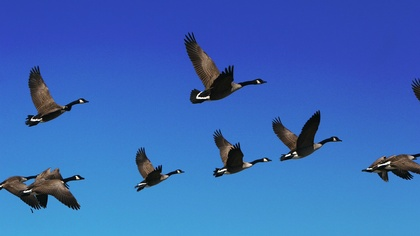
%> input picture Image Analysis/ptaki.jpg, 420 x 236 px, shrunk from 1279 x 719 before the run
$ octave script5.m   (GNU Octave 9; MATLAB toolbox functions it lacks are replaced by stand-ins)
%> lines starting %> are read from the running program, lines starting %| are printed output that depends on the picture; in (x1, y1, x2, y2) boxes, pixels count from 0 and x2, y2 are one past the last pixel; in counts of white or black regions, pixels touching at a corner belong together; the program's own positions count from 1
### Image Analysis/wspolczynniki/AO5RCircularityL.m
function Rc2 = AO5RCircularityL( im )
Rc2 = sum(sum(bwmorph(im,'remove'))) / pi;
end

### Image Analysis/wspolczynniki/AO5RCircularityS.m
function Rc1 = AO5RCircularityS( im )
Rc1 = 2*sqrt(sum(sum(im))/pi);
end

### Image Analysis/wspolczynniki/AO5RShape.m
function Rs = AO5RShape(im)
L = sum(sum(bwmorph(im,'remove')));
S = sum(sum(im));
Rs = L^2 / (4*pi*S);
end

### Image Analysis/wspolczynniki/AO5RMalinowska.m
function Rm = AO5RMalinowska(im)
L = sum(sum(bwmorph(im,'remove')));
S = sum(sum(im));
Rm = L / sqrt(4*pi*S)-1;
end

### Image Analysis/wspolczynniki/AO5RBlairBliss.m
function Rb = AO5RBlairBliss(im)
[h, w] = size(im);
S = sum(sum(im));
[x,y] = meshgrid(1:w, 1:h);
ms = [sum(sum(im.*y)), sum(sum(im.*x))];
ms = ms./S;
[x, y] = find(im>0);
Rb = S/ sqrt(2*pi* sum(((x-ms(1)).^2 + (y-ms(2)).^2).^.5));
end

### Image Analysis/wspolczynniki/AO5RDanielsson.m
function Rd = AO5RDanielsson(im)
S = sum(sum(im));
im = 1-im;
im = double(bwdist(im));
Rd = S^3 / sum(sum(im))^2;
end

### Image Analysis/wspolczynniki/AO5RFeret.m
function Rf = AO5RFeret(im)
[x, y] =find(im>0);
Lh = max(x) - min(x);
Lv = max(y) - min(y);
Rf = Lh/Lv;
end

### Image Analysis/wspolczynniki/AO5RHaralick.m
function Rh = AO5RHaralick(im)
[h, w] = size(im);
S = sum(sum(im));
[x,y] = meshgrid(1:w, 1:h);
ms = [sum(sum(im.*y)), sum(sum(im.*x))];
ms = ms./S;
im = bwmorph(im,'remove');
n = sum(sum(im));
[x, y] = find(im>0);
Rh = sum(((x-ms(1)).^2 + (y-ms(2)).^2).^.5)^2/(n* sum(((x-ms(1)).^2 + (y-ms(2)).^2).^.5)-1);
end

### Image Analysis/script5.m
%clear; clc;

im = double(imread('ptaki.jpg'))/255;
% [21 lines of commented-out code are left out]
b = imbinarize(im(:,:,3));
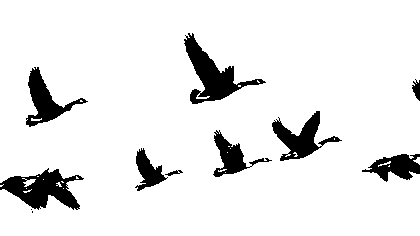
%> b: size 236x420 logical; 91.3% white; 11 black regions (2 under 20 px), largest, box (x1, y1, x2, y2) and area: (184, 33, 266, 104) 1829, (0, 168, 84, 210) 1764, (272, 111, 342, 161) 1265
r = imbinarize(im(:,:,1));
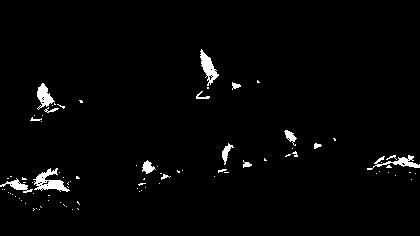
%> r: size 236x420 logical; 2.1% white; 87 white regions (71 under 20 px), largest, box (x1, y1, x2, y2) and area: (33, 168, 70, 192) 389, (200, 49, 219, 86) 296, (367, 155, 420, 170) 252
im = ~b|r;
%> im: size 236x420 logical; 9.1% white; 10 white regions (2 under 20 px), largest, box (x1, y1, x2, y2) and area: (0, 168, 84, 213) 1901, (184, 33, 266, 104) 1883, (272, 111, 342, 161) 1306
im = imopen(im, ones(5));
%> im: size 236x420 logical; 8.4% white; 11 white regions

l = bwlabel(im);
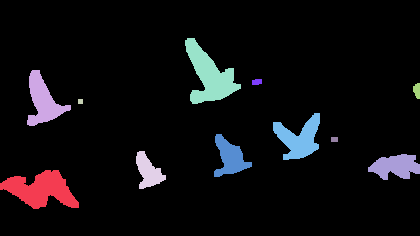
%> l: size 236x420 double; 12 distinct labels, from 0 to 11; one colour per label, 0 black
n = max(l, [], 'all'); % ilosc obiektow
%> n = 11


prop = regionprops(l==4, 'all');
%> prop = 1 region; box (x1, y1, x2, y2), Area, Centroid, MajorAxisLength, MinorAxisLength and Eccentricity: (136, 151, 166, 189) 615 [148.9 172.2] 40.66 23.63 0.814
% struktura zawierajaca properties obiektu o label==4
%centroid - srednia w kilku wymiarach, srodek masy
%boudingbox - prostokat w ktorym sie miesci obiekt


% Lf - obwod figury, Sf - pole figury
% kolo takie ze: Lf = Lk(obwod kola) => R = L/2pi
% Sf=Sk(pole kola) => R = sqrt(S/pi)
% stosunek C = Rs/Rl (0, 1] - wspolczynnik ksztaltu
% 1/C - 1 [0, inf) - wspolczynnik Malinowskiej - podobienstwo obiektu do
% kola
% wsp. BloirBliss - srednia odleglosc srodka masy od punktu (dla kola male)
% wsp. Daniellsona - srednia odleglosc punktu od krawedzi (dla kola duze)
% wsp. Haralick - laczy poprzednie wspolczynniki
% wsp. Ferreta - stosunek osi (dla kola = 1)

fun = {@AO5RCircularityL, @AO5RCircularityS, @AO5RShape, @AO5RMalinowska, @AO5RBlairBliss, @AO5RDanielsson, @AO5RFeret, @AO5RHaralick};
%
%
wsp = zeros(n, length(fun));

for i = 1:n
   for j = 1: length(fun)
        wsp(i, j) = fun{j}(l==i);
   end
end
%> this loop made 11 passes
%> pass 1, in AO5RDanielsson, `im = 1-im;`:
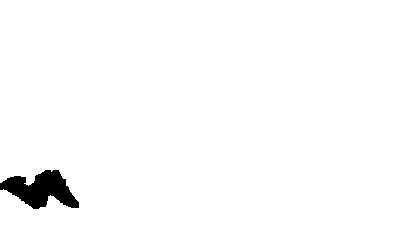
%> im: size 236x420 double; values 0 (black) and 1 (white), 98.2% white; 1 black region, box (x1, y1, x2, y2) and area: (0, 170, 79, 209) 1741
%> pass 1, in AO5RDanielsson, `im = double(bwdist(im));`:
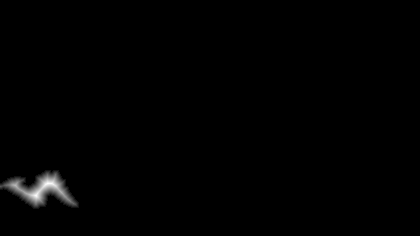
%> im: size 236x420 double; min 0, max 12.21, mean 0.0832; drawn with min black and max white
%> pass 1, in AO5RHaralick, `im = bwmorph(im,'remove');`:
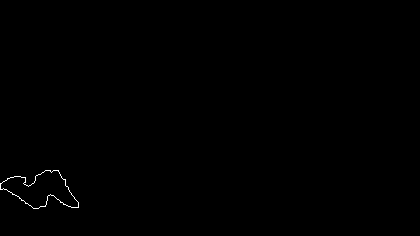
%> im: size 236x420 logical; 0.21% white in thin lines or dots, all inside (x1, y1, x2, y2) = (0, 170, 79, 209)
%> pass 2, in AO5RDanielsson (call 2), `im = 1-im;`:
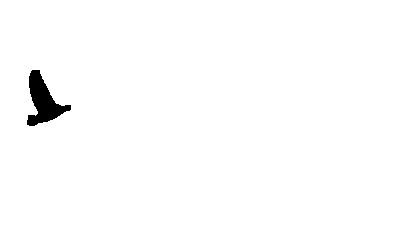
%> im: size 236x420 double; values 0 (black) and 1 (white), 98.9% white; 1 black region, box (x1, y1, x2, y2) and area: (27, 70, 71, 126) 1129


m = mean(wsp);
%> m = [35.85 26.9 1.54 0.225 2.79 47.23 1.05 13.83]
s = std(wsp);
%> s = [24.22 16.18 0.475 0.202 0.939 27.04 0.571 8.73]
out = abs(wsp-m)./s;

out = out > 1.8;
out = max(out, [], 2)
%> out = [false; false; false; false; false; false; false; false; false; false; true]

wsp(out, :) = []; %usuwamy obiekty ktore odstaja wspolczynnikami od reszty

wsp
